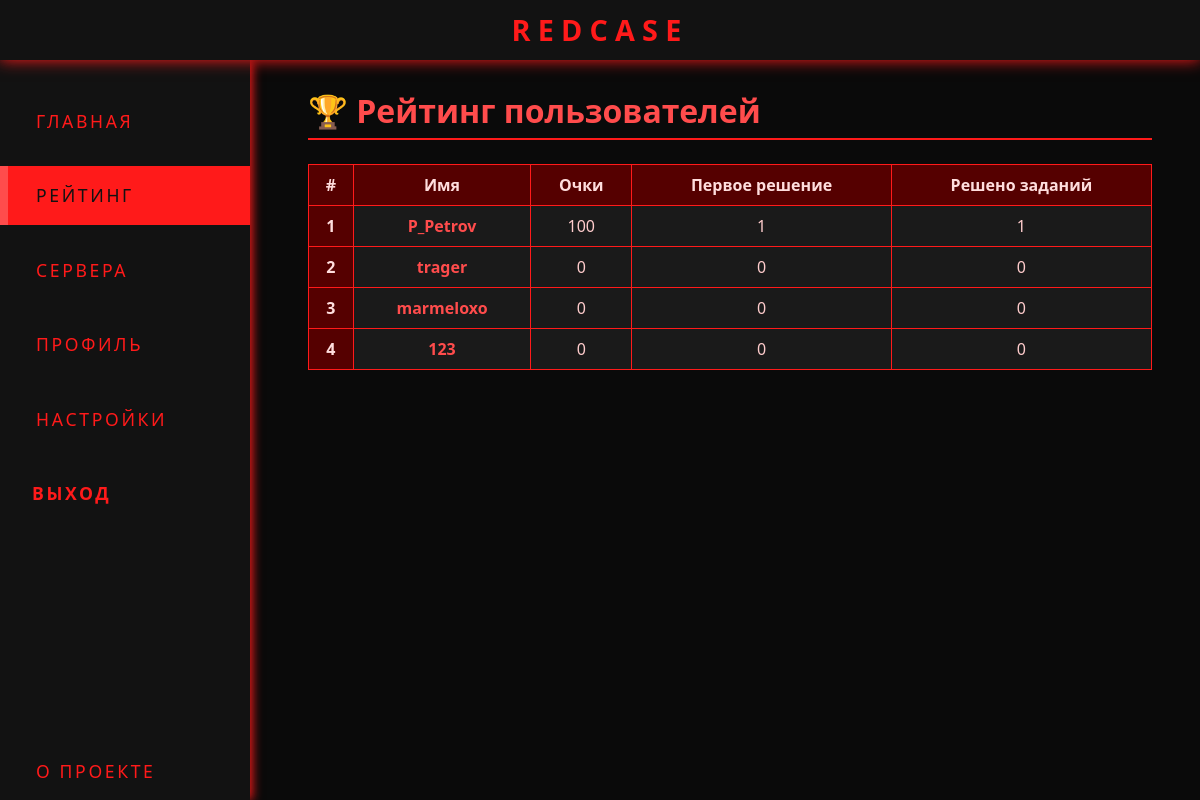
The app's page /rating (signed in) with its own data.
### models.py (models this page shows, shortened)
class User(db.Model, UserMixin):  # наследуем UserMixin
    __tablename__ = 'Users'
    uuid = db.Column(db.String, primary_key=True)
    nickname = db.Column(db.String, nullable=False)
    first_name = db.Column(db.String, nullable=True)
    last_name = db.Column(db.String, nullable=True)
    email = db.Column(db.String, nullable=True)
    telegram = db.Column(db.String, nullable=False)
    password = db.Column(db.String, nullable=False)
    solved_vms = db.Column(db.Integer, nullable=False)
    first_bloods = db.Column(db.Integer, nullable=False)
    score = db.Column(db.Integer, nullable=False)
    profile_description = db.Column(db.String, nullable=True)
    invite_code = db.Column(db.String, nullable=False)
    used_invite_code = db.Column(db.String, nullable=False)
    is_admin = db.Column(db.Boolean, nullable=False)
    is_creator = db.Column(db.Boolean, nullable=False)
    vpn_config = db.Column(db.String, nullable=True)

### app.py (the view)
@app.route('/rating', methods=['GET'])
@login_required
def rating():
    users = User.query.order_by(User.score.desc()).all()
    return render_template('rating.html', users=users, active_page="rating")

### app.py (called while the page is built)
@login_manager.user_loader
def load_user(user_uuid):
    return User.query.filter_by(uuid=user_uuid).first()

### templates/rating.html (shortened to what this page needs)
{% extends "base.html" %}
{% block content %}
<div class="container-fluid p-0">
  <h2 class="mb-4" style="color: #ff4c4c; font-weight: 700; border-bottom: 2px solid #ff1a1a; padding-bottom: 0.5rem;">
    🏆 Рейтинг пользователей
  </h2>
  <div class="table-responsive">
    <table class="table table-bordered rating-table align-middle">
      <thead>
        <tr>
          <th scope="col">#</th>
          <th scope="col">Имя</th>
          <th scope="col">Очки</th>
          <th scope="col">Первое решение</th>
          <th scope="col">Решено заданий</th>
        </tr>
      </thead>
      <tbody>
        {% if users %}
          {% for user in users %}
            <tr>
              <th scope="row">{{ loop.index }}</th>
              <td>
                {% if user.nickname %}
                  <a href="{{ url_for('public_profile', user_uuid=user.uuid) }}" class="user-link">{{ user.nickname }}</a>
                {% else %}
                  —
                {% endif %}
              </td>
              <td>{{ user.score }}</td>
              <td>{{ user.first_bloods or 0 }}</td>
              <td>{{ user.solved_vms or 0 }}</td>
            </tr>
          {% endfor %}
        {% else %}
          <tr>
            <td colspan="6" class="text-center" style="color: #999;">Пользователи не найдены</td>
          </tr>
        {% endif %}
      </tbody>
    </table>
  </div>
</div>
{% endblock %}

### templates/base.html (style rules this page uses)
body, html { height: 100%; margin: 0; background-color: #0a0a0a; font-family: 'Segoe UI', Tahoma, Geneva, Verdana, sans-serif; color: #eee; overflow: hidden; }

### templates/rating.html (style rules this page uses)
.rating-table { background-color: #1a1a1a !important; color: #ffcccc !important; border-color: #ff1a1a !important; }
.rating-table th { background-color: #550000 !important; color: #ffdddd !important; font-weight: 700; text-align: center; }
.rating-table td { background-color: #1a1a1a !important; color: #ffcccc !important; text-align: center; vertical-align: middle; }
.rating-table tbody tr:nth-child(odd) { background-color: #2a2a2a !important; }
.user-link { color: #ff4c4c; text-decoration: none; font-weight: 600; }

### records on screen
User: nickname "P_Petrov", score "100", first_bloods "1", solved_vms "1"
User: nickname "trager", score "0", first_bloods "0", solved_vms "0"
User: nickname "marmeloxo", score "0", first_bloods "0", solved_vms "0"
User: nickname "123", score "0", first_bloods "0", solved_vms "0"
